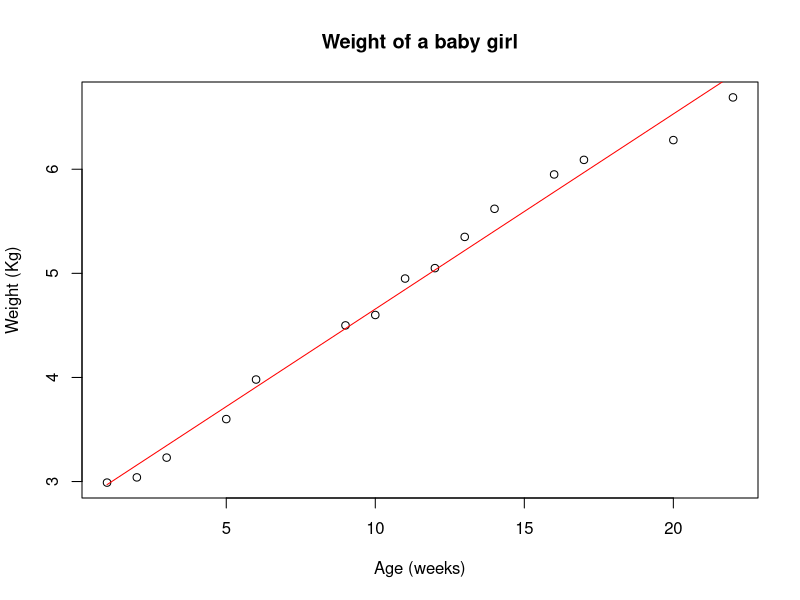
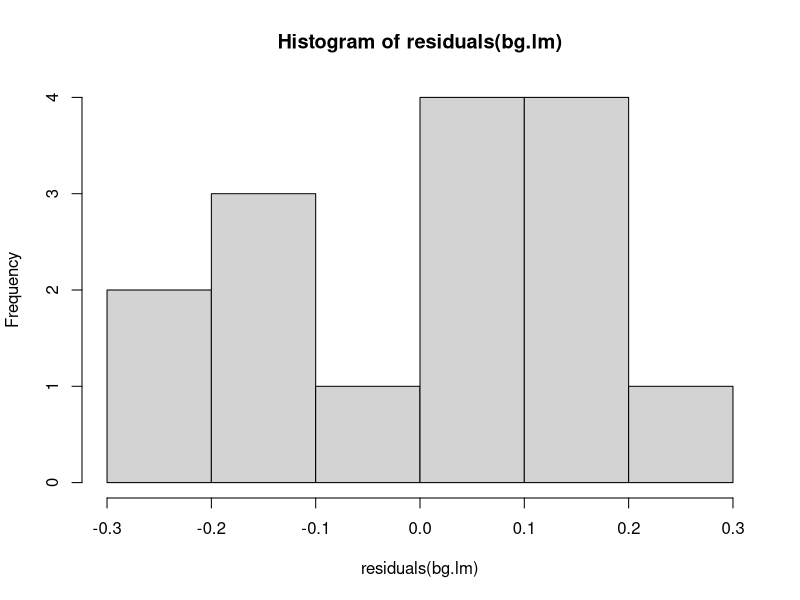
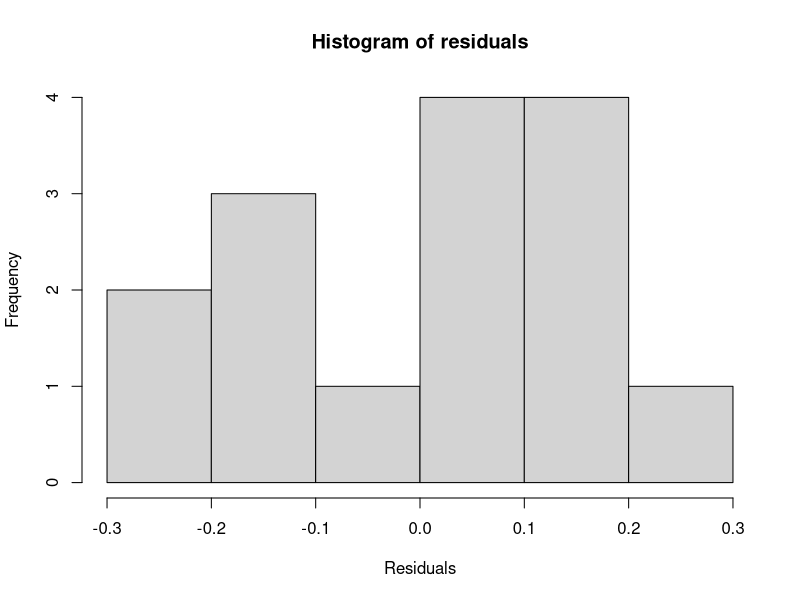
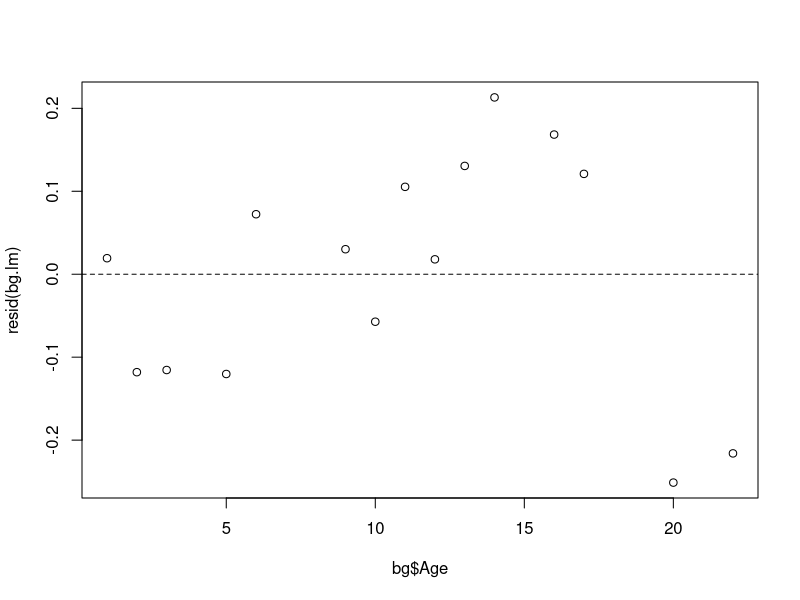
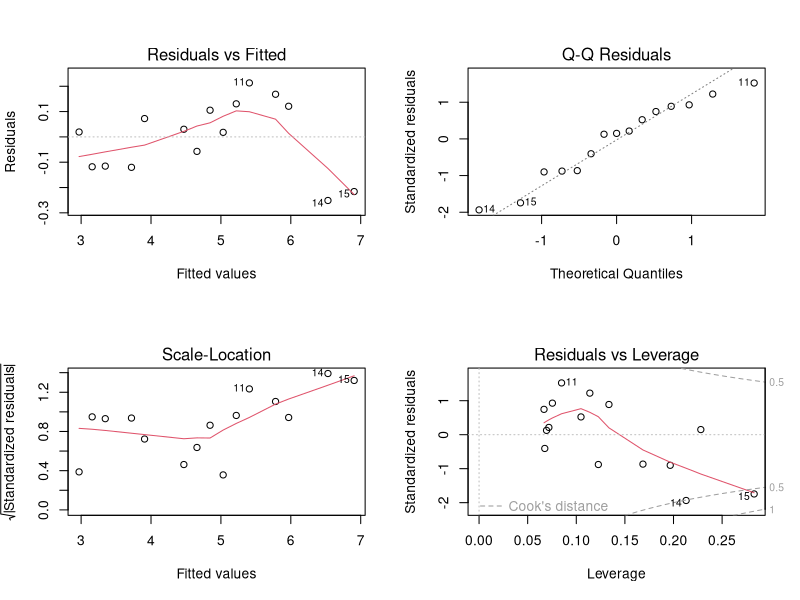
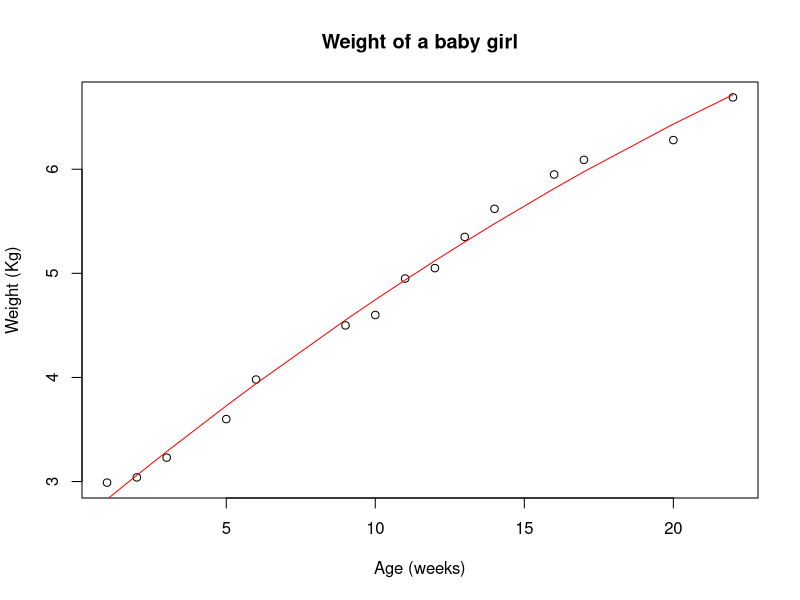
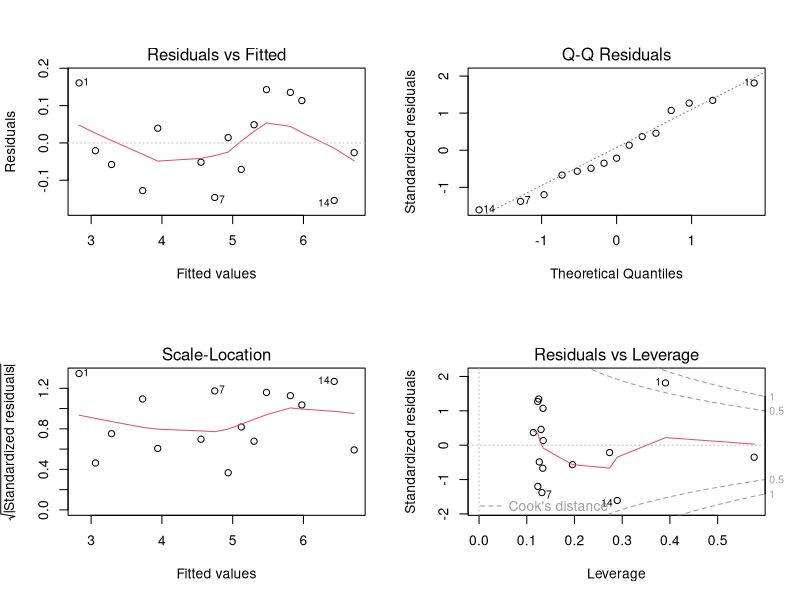
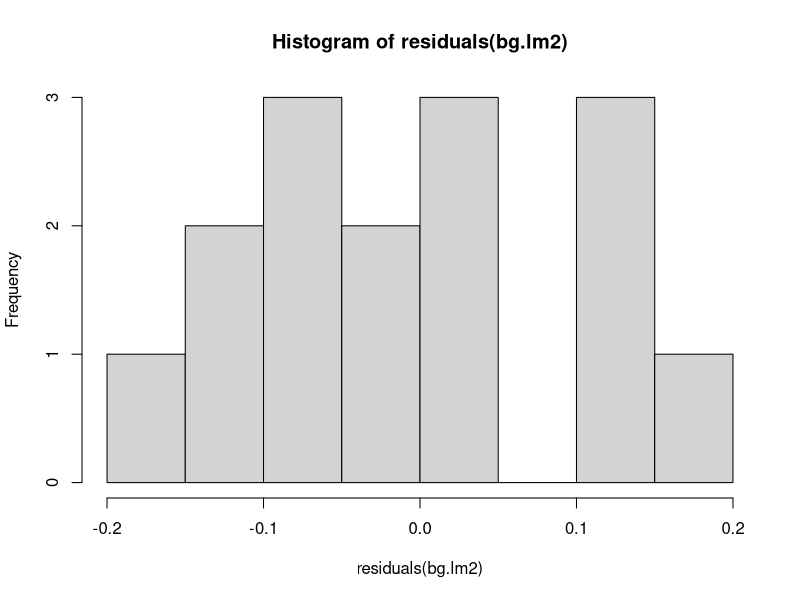

R code for these plots, in order:
################################################################################
#(a) Plot these data in a suitable form and fit a simple linear regression model
bg <- read.csv("data/baby_girl_weight.csv")
plot(bg$Age, bg$Weight, 
     main="Weight of a baby girl", xlab="Age (weeks)", ylab="Weight (Kg)")
bg.lm = lm (Weight~Age, data=bg)
summary(bg.lm)
lines(bg$Age,fitted(bg.lm), col="red")
#segments(bg$Age,fitted(bg.lm), bg$Age,bg$Weight)
#plot(bg.lm$fitted.values, bg.lm$residuals)
resid(bg.lm)
plot(hist(residuals(bg.lm)), main="Histogram of residuals",
     xlab="Residuals")

#(b) Produce residual plots for the model, and hence or otherwise check the assumptions
plot(bg$Age, resid(bg.lm))
abline(0,0,lty=2)

oldp = par()$mfrow; par(mfrow=c(2,2))
plot(bg.lm); par(mfrow=oldp)

################################################################################
#(c) Fit a quadratic model to these data. Carry out the usual model checks. 
#Does this seem a reasonable model?
bg.lm2 = lm(Weight~poly(Age,2), data=bg)
plot(bg$Age, bg$Weight,
     main="Weight of a baby girl", xlab="Age (weeks)", ylab="Weight (Kg)")
lines(bg$Age,fitted(bg.lm2), col="red")

oldp = par()$mfrow; par(mfrow=c(2,2))
plot(bg.lm2); par(mfrow=oldp)
plot(hist(residuals(bg.lm2)), main="Histogram of residuals",
     xlab="Residuals")

#(d) Add a cubic term as well. Carry out the usual model checks. Do you think this is
#a reasonable model?
bg.lm3 = lm(Weight~poly(Age,3), data=bg)
plot(bg$Age, bg$Weight,
     main="Weight of a baby girl", xlab="Age (weeks)", ylab="Weight (Kg)")
lines(bg$Age,fitted(bg.lm3), col="red")

oldp = par()$mfrow; par(mfrow=c(2,2))
plot(bg.lm3); par(mfrow=oldp)
plot(hist(residuals(bg.lm3)), main="Histogram of residuals",
     xlab="Residuals")

# (f) The baby’s parents want to predict the weight of the girl at 26 weeks. Predict
# the weight for each of the three models. Find the 95% prediction interval for the
# prediction from each model, and comment briefly on how reliable this prediction
# interval is likely to be.
predict(bg.lm ,data.frame(Age=26),interval="prediction")
predict(bg.lm2,data.frame(Age=26),interval="prediction")
predict(bg.lm3,data.frame(Age=26),interval="prediction")

### Improve the model???
bg.lm.log = lm(Weight~log(Age), data=bg)
plot(bg$Age, bg$Weight,
     main="Weight of a baby girl", xlab="Age (weeks)", ylab="Weight (Kg)")
lines(bg$Age,fitted(bg.lm.log), col="red")


